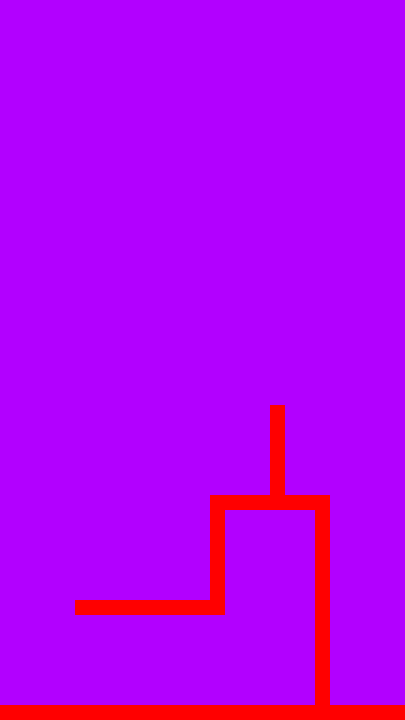

A 2D game scene composited from a Tiled map and its tileset images. What follows is a short description and the map's XML, with every tile layer's data as written:
An orthogonal 27x48 tile map with 15x15 px tiles, 1 tile layer (Tile Layer 1), 3 tilesets and 7 objects.

<map version="1.0" tiledversion="1.1.5" orientation="orthogonal" renderorder="right-down" width="27" height="48" tilewidth="15" tileheight="15" infinite="0" nextobjectid="158">
 <tileset firstgid="1" name="tileset" tilewidth="15" tileheight="15" tilecount="10" columns="10">
  <image source="../gfx/tilesets/blocks.png" width="150" height="15" />
 </tileset>
 <tileset firstgid="11" name="button" tilewidth="15" tileheight="15" tilecount="1" columns="1">
  <image source="../gfx/images/button.png" width="15" height="15" />
 </tileset>
 <tileset firstgid="12" name="turret" tilewidth="15" tileheight="15" tilecount="2" columns="2">
  <image source="../gfx/images/turret.png" width="30" height="15" />
 </tileset>
 <layer name="Tile Layer 1" width="27" height="48">
  <data encoding="csv">
9,9,9,9,9,9,9,9,9,9,9,9,9,9,9,9,9,9,9,9,9,9,9,9,9,9,9,
9,9,9,9,9,9,9,9,9,9,9,9,9,9,9,9,9,9,9,9,9,9,9,9,9,9,9,
9,9,9,9,9,9,9,9,9,9,9,9,9,9,9,9,9,9,9,9,9,9,9,9,9,9,9,
9,9,9,9,9,9,9,9,9,9,9,9,9,9,9,9,9,9,9,9,9,9,9,9,9,9,9,
9,9,9,9,9,9,9,9,9,9,9,9,9,9,9,9,9,9,9,9,9,9,9,9,9,9,9,
9,9,9,9,9,9,9,9,9,9,9,9,9,9,9,9,9,9,9,9,9,9,9,9,9,9,9,
9,9,9,9,9,9,9,9,9,9,9,9,9,9,9,9,9,9,9,9,9,9,9,9,9,9,9,
9,9,9,9,9,9,9,9,9,9,9,9,9,9,9,9,9,9,9,9,9,9,9,9,9,9,9,
9,9,9,9,9,9,9,9,9,9,9,9,9,9,9,9,9,9,9,9,9,9,9,9,9,9,9,
9,9,9,9,9,9,9,9,9,9,9,9,9,9,9,9,9,9,9,9,9,9,9,9,9,9,9,
9,9,9,9,9,9,9,9,9,9,9,9,9,9,9,9,9,9,9,9,9,9,9,9,9,9,9,
9,9,9,9,9,9,9,9,9,9,9,9,9,9,9,9,9,9,9,9,9,9,9,9,9,9,9,
9,9,9,9,9,9,9,9,9,9,9,9,9,9,9,9,9,9,9,9,9,9,9,9,9,9,9,
9,9,9,9,9,9,9,9,9,9,9,9,9,9,9,9,9,9,9,9,9,9,9,9,9,9,9,
9,9,9,9,9,9,9,9,9,9,9,9,9,9,9,9,9,9,9,9,9,9,9,9,9,9,9,
9,9,9,9,9,9,9,9,9,9,9,9,9,9,9,9,9,9,9,9,9,9,9,9,9,9,9,
9,9,9,9,9,9,9,9,9,9,9,9,9,9,9,9,9,9,9,9,9,9,9,9,9,9,9,
9,9,9,9,9,9,9,9,9,9,9,9,9,9,9,9,9,9,9,9,9,9,9,9,9,9,9,
9,9,9,9,9,9,9,9,9,9,9,9,9,9,9,9,9,9,9,9,9,9,9,9,9,9,9,
9,9,9,9,9,9,9,9,9,9,9,9,9,9,9,9,9,9,9,9,9,9,9,9,9,9,9,
9,9,9,9,9,9,9,9,9,9,9,9,9,9,9,9,9,9,9,9,9,9,9,9,9,9,9,
9,9,9,9,9,9,9,9,9,9,9,9,9,9,9,9,9,9,9,9,9,9,9,9,9,9,9,
9,9,9,9,9,9,9,9,9,9,9,9,9,9,9,9,9,9,9,9,9,9,9,9,9,9,9,
9,9,9,9,9,9,9,9,9,9,9,9,9,9,9,9,9,9,9,9,9,9,9,9,9,9,9,
9,9,9,9,9,9,9,9,9,9,9,9,9,9,9,9,9,9,9,9,9,9,9,9,9,9,9,
9,9,9,9,9,9,9,9,9,9,9,9,9,9,9,9,9,9,9,9,9,9,9,9,9,9,9,
9,9,9,9,9,9,9,9,9,9,9,9,9,9,9,9,9,9,9,9,9,9,9,9,9,9,9,
9,9,9,9,9,9,9,9,9,9,9,9,9,9,9,9,9,9,3,9,9,9,9,9,9,9,9,
9,9,9,9,9,9,9,9,9,9,9,9,9,9,9,9,9,9,3,9,9,9,9,9,9,9,9,
9,9,9,9,9,9,9,9,9,9,9,9,9,9,9,9,9,9,3,9,9,9,9,9,9,9,9,
9,9,9,9,9,9,9,9,9,9,9,9,9,9,9,9,9,9,3,9,9,9,9,9,9,9,9,
9,9,9,9,9,9,9,9,9,9,9,9,9,9,9,9,9,9,3,9,9,9,9,9,9,9,9,
9,9,9,9,9,9,9,9,9,9,9,9,9,9,9,9,9,9,3,9,9,9,9,9,9,9,9,
9,9,9,9,9,9,9,9,9,9,9,9,9,9,3,3,3,3,3,3,3,3,9,9,9,9,9,
9,9,9,9,9,9,9,9,9,9,9,9,9,9,3,9,9,9,9,9,9,3,9,9,9,9,9,
9,9,9,9,9,9,9,9,9,9,9,9,9,9,3,9,9,9,9,9,9,3,9,9,9,9,9,
9,9,9,9,9,9,9,9,9,9,9,9,9,9,3,9,9,9,9,9,9,3,9,9,9,9,9,
9,9,9,9,9,9,9,9,9,9,9,9,9,9,3,9,9,9,9,9,9,3,9,9,9,9,9,
9,9,9,9,9,9,9,9,9,9,9,9,9,9,3,9,9,9,9,9,9,3,9,9,9,9,9,
9,9,9,9,9,9,9,9,9,9,9,9,9,9,3,9,9,9,9,9,9,3,9,9,9,9,9,
9,9,9,9,9,3,3,3,3,3,3,3,3,3,3,9,9,9,9,9,9,3,9,9,9,9,9,
9,9,9,9,9,9,9,9,9,9,9,9,9,9,9,9,9,9,9,9,9,3,9,9,9,9,9,
9,9,9,9,9,9,9,9,9,9,9,9,9,9,9,9,9,9,9,9,9,3,9,9,9,9,9,
9,9,9,9,9,9,9,9,9,9,9,9,9,9,9,9,9,9,9,9,9,3,9,9,9,9,9,
9,9,9,9,9,9,9,9,9,9,9,9,9,9,9,9,9,9,9,9,9,3,9,9,9,9,9,
9,9,9,9,9,9,9,9,9,9,9,9,9,9,9,9,9,9,9,9,9,3,9,9,9,9,9,
9,9,9,9,9,9,9,9,9,9,9,9,9,9,9,9,9,9,9,9,9,3,9,9,9,9,9,
3,3,3,3,3,3,3,3,3,3,3,3,3,3,3,3,3,3,3,3,3,3,3,3,3,3,3
</data>
 </layer>
 <objectgroup name="collision">
  <object id="75" x="0" y="705" width="405" height="15" />
  <object id="152" x="210" y="495" width="120" height="15" />
  <object id="153" x="270" y="405" width="15" height="90" />
  <object id="154" x="210" y="510" width="15" height="105" />
  <object id="155" x="75" y="600" width="135" height="15" />
  <object id="156" x="315" y="510" width="15" height="195" />
 </objectgroup>
 <objectgroup name="Button">
  <object id="157" gid="11" x="375" y="705" width="15" height="15" />
 </objectgroup>
 <objectgroup name="Turrets" />
</map>
